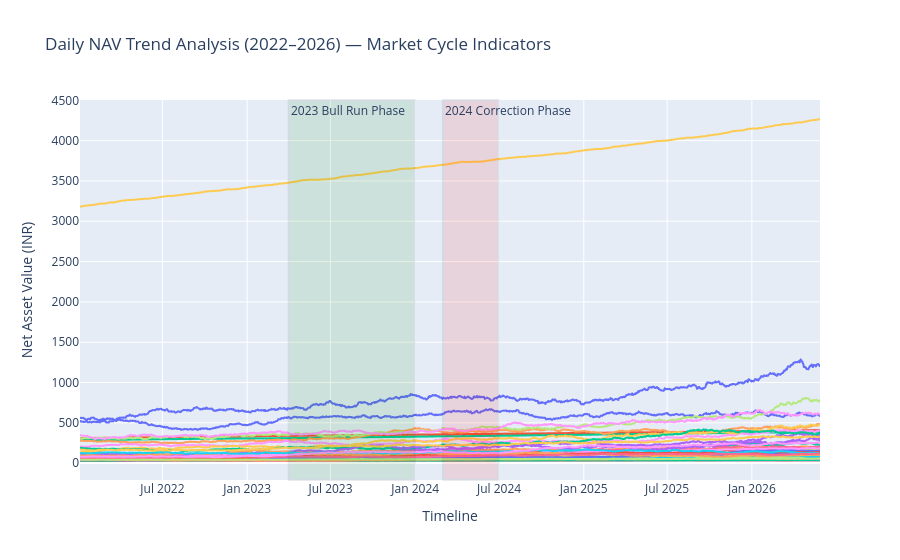

The notebook cell saved with this chart:
### Code cell
import os
import sqlite3
import pandas as pd
import plotly.express as px

# 1. Establish file directories
PROCESSED_DIR = "../data-processed"
CHARTS_DIR = "../reports/exported_charts"
os.makedirs(CHARTS_DIR, exist_ok=True)

if os.path.exists("bluestock_mf.db"):
    DB_PATH = "bluestock_mf.db"
else:
    DB_PATH = "../bluestock_mf.db"

# 2. Extract clean timelines straight from your processed files to bypass database 'None' records
nav_file_path = os.path.join(PROCESSED_DIR, "cleaned_nav_history.csv")
df_nav_source = pd.read_csv(nav_file_path)

# Connect to database to join with scheme name meta strings
conn = sqlite3.connect(DB_PATH)
df_funds = pd.read_sql("SELECT amfi_code, scheme_name FROM dim_fund;", conn)
conn.close()

# 3. Explicitly clean and map the dates from your file source
df_nav_source['date'] = pd.to_datetime(df_nav_source['date'], errors='coerce')
df_nav_trend = pd.merge(df_nav_source, df_funds, on='amfi_code')
df_nav_trend = df_nav_trend.dropna(subset=['date']).sort_values('date')

# 4. Generate the interactive Plotly line chart
fig = px.line(
    df_nav_trend, 
    x='date', 
    y='nav', 
    color='scheme_name',
    title="Daily NAV Trend Analysis (2022–2026) — Market Cycle Indicators",
    labels={'date': 'Timeline', 'nav': 'Net Asset Value (INR)'}
)

# Highlight 2023 Bull Run
fig.add_vrect(
    x0="2023-04-01", x1="2023-12-31", 
    fillcolor="green", opacity=0.1, 
    annotation_text="2023 Bull Run Phase", annotation_position="top left"
)

# Highlight 2024 Market Correction
fig.add_vrect(
    x0="2024-03-01", x1="2024-06-30", 
    fillcolor="red", opacity=0.1, 
    annotation_text="2024 Correction Phase", annotation_position="top left"
)

fig.update_layout(showlegend=False)
fig.show()

# Save interactive deliverable output to reports directory
fig.write_html(os.path.join(CHARTS_DIR, "01_nav_trend_analysis.html"))
print("Chart 1 timeline successfully populated and saved as HTML format indicator!")

### Figure 1 — Plotly figure (JSON) as saved in the notebook; plotly's stock layout.template omitted (floating-point values rounded to 4 significant figures; data arrays with more than 128 entries replaced by an {"elided": "..."} marker saying what was removed)
{"data": [{"hovertemplate": "scheme_name=HDFC Top 100 Fund - Regular Plan - Growth<br>Timeline=%{x}<br>Net Asset Value (INR)=%{y}<extra></extra>", "legendgroup": "HDFC Top 100 Fund - Regular Plan - Growth", "line": {"color": "#636efa", "dash": "solid"}, "marker": {"symbol": "circle"}, "mode": "lines", "name": "HDFC Top 100 Fund - Regular Plan - Growth", "showlegend": true, "type": "scattergl", "x": {"elided": "1150 str values"}, "xaxis": "x", "y": {"elided": "1150 float values"}, "yaxis": "y"}, {"hovertemplate": "scheme_name=ABSL Liquid Fund - Regular - Growth<br>Timeline=%{x}<br>Net Asset Value (INR)=%{y}<extra></extra>", "legendgroup": "ABSL Liquid Fund - Regular - Growth", "line": {"color": "#EF553B", "dash": "solid"}, "marker": {"symbol": "circle"}, "mode": "lines", "name": "ABSL Liquid Fund - Regular - Growth", "showlegend": true, "type": "scattergl", "x": {"elided": "1150 str values"}, "xaxis": "x", "y": {"elided": "1150 float values"}, "yaxis": "y"}, {"hovertemplate": "scheme_name=ICICI Pru Liquid Fund - Regular - Growth<br>Timeline=%{x}<br>Net Asset Value (INR)=%{y}<extra></extra>", "legendgroup": "ICICI Pru Liquid Fund - Regular - Growth", "line": {"color": "#00cc96", "dash": "solid"}, "marker": {"symbol": "circle"}, "mode": "lines", "name": "ICICI Pru Liquid Fund - Regular - Growth", "showlegend": true, "type": "scattergl", "x": {"elided": "1150 str values"}, "xaxis": "x", "y": {"elided": "1150 float values"}, "yaxis": "y"}, {"hovertemplate": "scheme_name=DSP Small Cap Fund - Regular - Growth<br>Timeline=%{x}<br>Net Asset Value (INR)=%{y}<extra></extra>", "legendgroup": "DSP Small Cap Fund - Regular - Growth", "line": {"color": "#ab63fa", "dash": "solid"}, "marker": {"symbol": "circle"}, "mode": "lines", "name": "DSP Small Cap Fund - Regular - Growth", "showlegend": true, "type": "scattergl", "x": {"elided": "1150 str values"}, "xaxis": "x", "y": {"elided": "1150 float values"}, "yaxis": "y"}, {"hovertemplate": "scheme_name=Kotak Bluechip Fund - Regular - Growth<br>Timeline=%{x}<br>Net Asset Value (INR)=%{y}<extra></extra>", "legendgroup": "Kotak Bluechip Fund - Regular - Growth", "line": {"color": "#FFA15A", "dash": "solid"}, "marker": {"symbol": "circle"}, "mode": "lines", "name": "Kotak Bluechip Fund - Regular - Growth", "showlegend": true, "type": "scattergl", "x": {"elided": "1150 str values"}, "xaxis": "x", "y": {"elided": "1150 float values"}, "yaxis": "y"}, {"hovertemplate": "scheme_name=Kotak Emerging Equity Fund - Regular - Growth<br>Timeline=%{x}<br>Net Asset Value (INR)=%{y}<extra></extra>", "legendgroup": "Kotak Emerging Equity Fund - Regular - Growth", "line": {"color": "#19d3f3", "dash": "solid"}, "marker": {"symbol": "circle"}, "mode": "lines", "name": "Kotak Emerging Equity Fund - Regular - Growth", "showlegend": true, "type": "scattergl", "x": {"elided": "1150 str values"}, "xaxis": "x", "y": {"elided": "1150 float values"}, "yaxis": "y"}, {"hovertemplate": "scheme_name=ABSL Small Cap Fund - Regular - Growth<br>Timeline=%{x}<br>Net Asset Value (INR)=%{y}<extra></extra>", "legendgroup": "ABSL Small Cap Fund - Regular - Growth", "line": {"color": "#FF6692", "dash": "solid"}, "marker": {"symbol": "circle"}, "mode": "lines", "name": "ABSL Small Cap Fund - Regular - Growth", "showlegend": true, "type": "scattergl", "x": {"elided": "1150 str values"}, "xaxis": "x", "y": {"elided": "1150 float values"}, "yaxis": "y"}, {"hovertemplate": "scheme_name=Kotak Flexicap Fund - Regular - Growth<br>Timeline=%{x}<br>Net Asset Value (INR)=%{y}<extra></extra>", "legendgroup": "Kotak Flexicap Fund - Regular - Growth", "line": {"color": "#B6E880", "dash": "solid"}, "marker": {"symbol": "circle"}, "mode": "lines", "name": "Kotak Flexicap Fund - Regular - Growth", "showlegend": true, "type": "scattergl", "x": {"elided": "1150 str values"}, "xaxis": "x", "y": {"elided": "1150 float values"}, "yaxis": "y"}, {"hovertemplate": "scheme_name=ICICI Pru Value Discovery Fund - Regular - Growth<br>Timeline=%{x}<br>Net Asset Value (INR)=%{y}<extra></extra>", "legendgroup": "ICICI Pru Value Discovery Fund - Regular - Growth", "line": {"color": "#FF97FF", "dash": "solid"}, "marker": {"symbol": "circle"}, "mode": "lines", "name": "ICICI Pru Value Discovery Fund - Regular - Growth", "showlegend": true, "type": "scattergl", "x": {"elided": "1150 str values"}, "xaxis": "x", "y": {"elided": "1150 float values"}, "yaxis": "y"}, {"hovertemplate": "scheme_name=Kotak Liquid Fund - Regular - Growth<br>Timeline=%{x}<br>Net Asset Value (INR)=%{y}<extra></extra>", "legendgroup": "Kotak Liquid Fund - Regular - Growth", "line": {"color": "#FECB52", "dash": "solid"}, "marker": {"symbol": "circle"}, "mode": "lines", "name": "Kotak Liquid Fund - Regular - Growth", "showlegend": true, "type": "scattergl", "x": {"elided": "1150 str values"}, "xaxis": "x", "y": {"elided": "1150 float values"}, "yaxis": "y"}, {"hovertemplate": "scheme_name=HDFC Top 100 Fund - Direct Plan - Growth<br>Timeline=%{x}<br>Net Asset Value (INR)=%{y}<extra></extra>", "legendgroup": "HDFC Top 100 Fund - Direct Plan - Growth", "line": {"color": "#636efa", "dash": "solid"}, "marker": {"symbol": "circle"}, "mode": "lines", "name": "HDFC Top 100 Fund - Direct Plan - Growth", "showlegend": true, "type": "scattergl", "x": {"elided": "1150 str values"}, "xaxis": "x", "y": {"elided": "1150 float values"}, "yaxis": "y"}, {"hovertemplate": "scheme_name=HDFC Mid-Cap Opportunities Fund - Direct - Growth<br>Timeline=%{x}<br>Net Asset Value (INR)=%{y}<extra></extra>", "legendgroup": "HDFC Mid-Cap Opportunities Fund - Direct - Growth", "line": {"color": "#EF553B", "dash": "solid"}, "marker": {"symbol": "circle"}, "mode": "lines", "name": "HDFC Mid-Cap Opportunities Fund - Direct - Growth", "showlegend": true, "type": "scattergl", "x": {"elided": "1150 str values"}, "xaxis": "x", "y": {"elided": "1150 float values"}, "yaxis": "y"}, {"hovertemplate": "scheme_name=Mirae Asset Large Cap Fund - Regular - Growth<br>Timeline=%{x}<br>Net Asset Value (INR)=%{y}<extra></extra>", "legendgroup": "Mirae Asset Large Cap Fund - Regular - Growth", "line": {"color": "#00cc96", "dash": "solid"}, "marker": {"symbol": "circle"}, "mode": "lines", "name": "Mirae Asset Large Cap Fund - Regular - Growth", "showlegend": true, "type": "scattergl", "x": {"elided": "1150 str values"}, "xaxis": "x", "y": {"elided": "1150 float values"}, "yaxis": "y"}, {"hovertemplate": "scheme_name=HDFC Mid-Cap Opportunities Fund - Regular - Growth<br>Timeline=%{x}<br>Net Asset Value (INR)=%{y}<extra></extra>", "legendgroup": "HDFC Mid-Cap Opportunities Fund - Regular - Growth", "line": {"color": "#ab63fa", "dash": "solid"}, "marker": {"symbol": "circle"}, "mode": "lines", "name": "HDFC Mid-Cap Opportunities Fund - Regular - Growth", "showlegend": true, "type": "scattergl", "x": {"elided": "1150 str values"}, "xaxis": "x", "y": {"elided": "1150 float values"}, "yaxis": "y"}, {"hovertemplate": "scheme_name=Mirae Asset Emerging Bluechip Fund - Regular - Growth<br>Timeline=%{x}<br>Net Asset Value (INR)=%{y}<extra></extra>", "legendgroup": "Mirae Asset Emerging Bluechip Fund - Regular - Growth", "line": {"color": "#FFA15A", "dash": "solid"}, "marker": {"symbol": "circle"}, "mode": "lines", "name": "Mirae Asset Emerging Bluechip Fund - Regular - Growth", "showlegend": true, "type": "scattergl", "x": {"elided": "1150 str values"}, "xaxis": "x", "y": {"elided": "1150 float values"}, "yaxis": "y"}, {"hovertemplate": "scheme_name=Mirae Asset Tax Saver Fund - Regular - Growth<br>Timeline=%{x}<br>Net Asset Value (INR)=%{y}<extra></extra>", "legendgroup": "Mirae Asset Tax Saver Fund - Regular - Growth", "line": {"color": "#19d3f3", "dash": "solid"}, "marker": {"symbol": "circle"}, "mode": "lines", "name": "Mirae Asset Tax Saver Fund - Regular - Growth", "showlegend": true, "type": "scattergl", "x": {"elided": "1150 str values"}, "xaxis": "x", "y": {"elided": "1150 float values"}, "yaxis": "y"}, {"hovertemplate": "scheme_name=HDFC Short Term Debt Fund - Regular - Growth<br>Timeline=%{x}<br>Net Asset Value (INR)=%{y}<extra></extra>", "legendgroup": "HDFC Short Term Debt Fund - Regular - Growth", "line": {"color": "#FF6692", "dash": "solid"}, "marker": {"symbol": "circle"}, "mode": "lines", "name": "HDFC Short Term Debt Fund - Regular - Growth", "showlegend": true, "type": "scattergl", "x": {"elided": "1150 str values"}, "xaxis": "x", "y": {"elided": "1150 float values"}, "yaxis": "y"}, {"hovertemplate": "scheme_name=ABSL Frontline Equity Fund - Regular - Growth<br>Timeline=%{x}<br>Net Asset Value (INR)=%{y}<extra></extra>", "legendgroup": "ABSL Frontline Equity Fund - Regular - Growth", "line": {"color": "#B6E880", "dash": "solid"}, "marker": {"symbol": "circle"}, "mode": "lines", "name": "ABSL Frontline Equity Fund - Regular - Growth", "showlegend": true, "type": "scattergl", "x": {"elided": "1150 str values"}, "xaxis": "x", "y": {"elided": "1150 float values"}, "yaxis": "y"}, {"hovertemplate": "scheme_name=DSP Top 100 Equity Fund - Regular - Growth<br>Timeline=%{x}<br>Net Asset Value (INR)=%{y}<extra></extra>", "legendgroup": "DSP Top 100 Equity Fund - Regular - Growth", "line": {"color": "#FF97FF", "dash": "solid"}, "marker": {"symbol": "circle"}, "mode": "lines", "name": "DSP Top 100 Equity Fund - Regular - Growth", "showlegend": true, "type": "scattergl", "x": {"elided": "1150 str values"}, "xaxis": "x", "y": {"elided": "1150 float values"}, "yaxis": "y"}, {"hovertemplate": "scheme_name=ICICI Pru Midcap Fund - Regular - Growth<br>Timeline=%{x}<br>Net Asset Value (INR)=%{y}<extra></extra>", "legendgroup": "ICICI Pru Midcap Fund - Regular - Growth", "line": {"color": "#FECB52", "dash": "solid"}, "marker": {"symbol": "circle"}, "mode": "lines", "name": "ICICI Pru Midcap Fund - Regular - Growth", "showlegend": true, "type": "scattergl", "x": {"elided": "1150 str values"}, "xaxis": "x", "y": {"elided": "1150 float values"}, "yaxis": "y"}, {"hovertemplate": "scheme_name=ICICI Pru Bluechip Fund - Direct - Growth<br>Timeline=%{x}<br>Net Asset Value (INR)=%{y}<extra></extra>", "legendgroup": "ICICI Pru Bluechip Fund - Direct - Growth", "line": {"color": "#636efa", "dash": "solid"}, "marker": {"symbol": "circle"}, "mode": "lines", "name": "ICICI Pru Bluechip Fund - Direct - Growth", "showlegend": true, "type": "scattergl", "x": {"elided": "1150 str values"}, "xaxis": "x", "y": {"elided": "1150 float values"}, "yaxis": "y"}, {"hovertemplate": "scheme_name=Nippon India Small Cap Fund - Regular - Growth<br>Timeline=%{x}<br>Net Asset Value (INR)=%{y}<extra></extra>", "legendgroup": "Nippon India Small Cap Fund - Regular - Growth", "line": {"color": "#EF553B", "dash": "solid"}, "marker": {"symbol": "circle"}, "mode": "lines", "name": "Nippon India Small Cap Fund - Regular - Growth", "showlegend": true, "type": "scattergl", "x": {"elided": "1150 str values"}, "xaxis": "x", "y": {"elided": "1150 float values"}, "yaxis": "y"}, {"hovertemplate": "scheme_name=Nippon India Gilt Securities Fund - Regular - Growth<br>Timeline=%{x}<br>Net Asset Value (INR)=%{y}<extra></extra>", "legendgroup": "Nippon India Gilt Securities Fund - Regular - Growth", "line": {"color": "#00cc96", "dash": "solid"}, "marker": {"symbol": "circle"}, "mode": "lines", "name": "Nippon India Gilt Securities Fund - Regular - Growth", "showlegend": true, "type": "scattergl", "x": {"elided": "1150 str values"}, "xaxis": "x", "y": {"elided": "1150 float values"}, "yaxis": "y"}, {"hovertemplate": "scheme_name=Axis Bluechip Fund - Regular - Growth<br>Timeline=%{x}<br>Net Asset Value (INR)=%{y}<extra></extra>", "legendgroup": "Axis Bluechip Fund - Regular - Growth", "line": {"color": "#ab63fa", "dash": "solid"}, "marker": {"symbol": "circle"}, "mode": "lines", "name": "Axis Bluechip Fund - Regular - Growth", "showlegend": true, "type": "scattergl", "x": {"elided": "1150 str values"}, "xaxis": "x", "y": {"elided": "1150 float values"}, "yaxis": "y"}, {"hovertemplate": "scheme_name=Axis Bluechip Fund - Direct - Growth<br>Timeline=%{x}<br>Net Asset Value (INR)=%{y}<extra></extra>", "legendgroup": "Axis Bluechip Fund - Direct - Growth", "line": {"color": "#FFA15A", "dash": "solid"}, "marker": {"symbol": "circle"}, "mode": "lines", "name": "Axis Bluechip Fund - Direct - Growth", "showlegend": true, "type": "scattergl", "x": {"elided": "1150 str values"}, "xaxis": "x", "y": {"elided": "1150 float values"}, "yaxis": "y"}, {"hovertemplate": "scheme_name=Nippon India Large Cap Fund - Direct - Growth<br>Timeline=%{x}<br>Net Asset Value (INR)=%{y}<extra></extra>", "legendgroup": "Nippon India Large Cap Fund - Direct - Growth", "line": {"color": "#19d3f3", "dash": "solid"}, "marker": {"symbol": "circle"}, "mode": "lines", "name": "Nippon India Large Cap Fund - Direct - Growth", "showlegend": true, "type": "scattergl", "x": {"elided": "1150 str values"}, "xaxis": "x", "y": {"elided": "1150 float values"}, "yaxis": "y"}, {"hovertemplate": "scheme_name=Axis Midcap Fund - Regular - Growth<br>Timeline=%{x}<br>Net Asset Value (INR)=%{y}<extra></extra>", "legendgroup": "Axis Midcap Fund - Regular - Growth", "line": {"color": "#FF6692", "dash": "solid"}, "marker": {"symbol": "circle"}, "mode": "lines", "name": "Axis Midcap Fund - Regular - Growth", "showlegend": true, "type": "scattergl", "x": {"elided": "1150 str values"}, "xaxis": "x", "y": {"elided": "1150 float values"}, "yaxis": "y"}, {"hovertemplate": "scheme_name=Axis Small Cap Fund - Regular - Growth<br>Timeline=%{x}<br>Net Asset Value (INR)=%{y}<extra></extra>", "legendgroup": "Axis Small Cap Fund - Regular - Growth", "line": {"color": "#B6E880", "dash": "solid"}, "marker": {"symbol": "circle"}, "mode": "lines", "name": "Axis Small Cap Fund - Regular - Growth", "showlegend": true, "type": "scattergl", "x": {"elided": "1150 str values"}, "xaxis": "x", "y": {"elided": "1150 float values"}, "yaxis": "y"}, {"hovertemplate": "scheme_name=UTI Nifty 50 Index Fund - Regular - Growth<br>Timeline=%{x}<br>Net Asset Value (INR)=%{y}<extra></extra>", "legendgroup": "UTI Nifty 50 Index Fund - Regular - Growth", "line": {"color": "#FF97FF", "dash": "solid"}, "marker": {"symbol": "circle"}, "mode": "lines", "name": "UTI Nifty 50 Index Fund - Regular - Growth", "showlegend": true, "type": "scattergl", "x": {"elided": "1150 str values"}, "xaxis": "x", "y": {"elided": "1150 float values"}, "yaxis": "y"}, {"hovertemplate": "scheme_name=Nippon India Large Cap Fund - Regular - Growth<br>Timeline=%{x}<br>Net Asset Value (INR)=%{y}<extra></extra>", "legendgroup": "Nippon India Large Cap Fund - Regular - Growth", "line": {"color": "#FECB52", "dash": "solid"}, "marker": {"symbol": "circle"}, "mode": "lines", "name": "Nippon India Large Cap Fund - Regular - Growth", "showlegend": true, "type": "scattergl", "x": {"elided": "1150 str values"}, "xaxis": "x", "y": {"elided": "1150 float values"}, "yaxis": "y"}, {"hovertemplate": "scheme_name=SBI Bluechip Fund - Regular Plan - Growth<br>Timeline=%{x}<br>Net Asset Value (INR)=%{y}<extra></extra>", "legendgroup": "SBI Bluechip Fund - Regular Plan - Growth", "line": {"color": "#636efa", "dash": "solid"}, "marker": {"symbol": "circle"}, "mode": "lines", "name": "SBI Bluechip Fund - Regular Plan - Growth", "showlegend": true, "type": "scattergl", "x": {"elided": "1150 str values"}, "xaxis": "x", "y": {"elided": "1150 float values"}, "yaxis": "y"}, {"hovertemplate": "scheme_name=SBI Bluechip Fund - Direct Plan - Growth<br>Timeline=%{x}<br>Net Asset Value (INR)=%{y}<extra></extra>", "legendgroup": "SBI Bluechip Fund - Direct Plan - Growth", "line": {"color": "#EF553B", "dash": "solid"}, "marker": {"symbol": "circle"}, "mode": "lines", "name": "SBI Bluechip Fund - Direct Plan - Growth", "showlegend": true, "type": "scattergl", "x": {"elided": "1150 str values"}, "xaxis": "x", "y": {"elided": "1150 float values"}, "yaxis": "y"}, {"hovertemplate": "scheme_name=UTI Flexi Cap Fund - Regular - Growth<br>Timeline=%{x}<br>Net Asset Value (INR)=%{y}<extra></extra>", "legendgroup": "UTI Flexi Cap Fund - Regular - Growth", "line": {"color": "#00cc96", "dash": "solid"}, "marker": {"symbol": "circle"}, "mode": "lines", "name": "UTI Flexi Cap Fund - Regular - Growth", "showlegend": true, "type": "scattergl", "x": {"elided": "1150 str values"}, "xaxis": "x", "y": {"elided": "1150 float values"}, "yaxis": "y"}, {"hovertemplate": "scheme_name=SBI Small Cap Fund - Regular Plan - Growth<br>Timeline=%{x}<br>Net Asset Value (INR)=%{y}<extra></extra>", "legendgroup": "SBI Small Cap Fund - Regular Plan - Growth", "line": {"color": "#ab63fa", "dash": "solid"}, "marker": {"symbol": "circle"}, "mode": "lines", "name": "SBI Small Cap Fund - Regular Plan - Growth", "showlegend": true, "type": "scattergl", "x": {"elided": "1150 str values"}, "xaxis": "x", "y": {"elided": "1150 float values"}, "yaxis": "y"}, {"hovertemplate": "scheme_name=SBI Small Cap Fund - Direct Plan - Growth<br>Timeline=%{x}<br>Net Asset Value (INR)=%{y}<extra></extra>", "legendgroup": "SBI Small Cap Fund - Direct Plan - Growth", "line": {"color": "#FFA15A", "dash": "solid"}, "marker": {"symbol": "circle"}, "mode": "lines", "name": "SBI Small Cap Fund - Direct Plan - Growth", "showlegend": true, "type": "scattergl", "x": {"elided": "1150 str values"}, "xaxis": "x", "y": {"elided": "1150 float values"}, "yaxis": "y"}, {"hovertemplate": "scheme_name=UTI Mid Cap Fund - Regular - Growth<br>Timeline=%{x}<br>Net Asset Value (INR)=%{y}<extra></extra>", "legendgroup": "UTI Mid Cap Fund - Regular - Growth", "line": {"color": "#19d3f3", "dash": "solid"}, "marker": {"symbol": "circle"}, "mode": "lines", "name": "UTI Mid Cap Fund - Regular - Growth", "showlegend": true, "type": "scattergl", "x": {"elided": "1150 str values"}, "xaxis": "x", "y": {"elided": "1150 float values"}, "yaxis": "y"}, {"hovertemplate": "scheme_name=ICICI Pru Bluechip Fund - Regular - Growth<br>Timeline=%{x}<br>Net Asset Value (INR)=%{y}<extra></extra>", "legendgroup": "ICICI Pru Bluechip Fund - Regular - Growth", "line": {"color": "#FF6692", "dash": "solid"}, "marker": {"symbol": "circle"}, "mode": "lines", "name": "ICICI Pru Bluechip Fund - Regular - Growth", "showlegend": true, "type": "scattergl", "x": {"elided": "1150 str values"}, "xaxis": "x", "y": {"elided": "1150 float values"}, "yaxis": "y"}, {"hovertemplate": "scheme_name=SBI Magnum Gilt Fund - Regular Plan - Growth<br>Timeline=%{x}<br>Net Asset Value (INR)=%{y}<extra></extra>", "legendgroup": "SBI Magnum Gilt Fund - Regular Plan - Growth", "line": {"color": "#B6E880", "dash": "solid"}, "marker": {"symbol": "circle"}, "mode": "lines", "name": "SBI Magnum Gilt Fund - Regular Plan - Growth", "showlegend": true, "type": "scattergl", "x": {"elided": "1150 str values"}, "xaxis": "x", "y": {"elided": "1150 float values"}, "yaxis": "y"}, {"hovertemplate": "scheme_name=DSP Midcap Fund - Regular - Growth<br>Timeline=%{x}<br>Net Asset Value (INR)=%{y}<extra></extra>", "legendgroup": "DSP Midcap Fund - Regular - Growth", "line": {"color": "#FF97FF", "dash": "solid"}, "marker": {"symbol": "circle"}, "mode": "lines", "name": "DSP Midcap Fund - Regular - Growth", "showlegend": true, "type": "scattergl", "x": {"elided": "1150 str values"}, "xaxis": "x", "y": {"elided": "1150 float values"}, "yaxis": "y"}, {"hovertemplate": "scheme_name=Nippon India ETF Nifty 50 BeES<br>Timeline=%{x}<br>Net Asset Value (INR)=%{y}<extra></extra>", "legendgroup": "Nippon India ETF Nifty 50 BeES", "line": {"color": "#FECB52", "dash": "solid"}, "marker": {"symbol": "circle"}, "mode": "lines", "name": "Nippon India ETF Nifty 50 BeES", "showlegend": true, "type": "scattergl", "x": {"elided": "1150 str values"}, "xaxis": "x", "y": {"elided": "1150 float values"}, "yaxis": "y"}], "layout": {"annotations": [{"showarrow": false, "text": "2023 Bull Run Phase", "x": "2023-04-01", "xanchor": "left", "xref": "x", "y": 1, "yanchor": "top", "yref": "y domain"}, {"showarrow": false, "text": "2024 Correction Phase", "x": "2024-03-01", "xanchor": "left", "xref": "x", "y": 1, "yanchor": "top", "yref": "y domain"}], "legend": {"title": {"text": "scheme_name"}, "tracegroupgap": 0}, "shapes": [{"fillcolor": "green", "opacity": 0.1, "type": "rect", "x0": "2023-04-01", "x1": "2023-12-31", "xref": "x", "y0": 0, "y1": 1, "yref": "y domain"}, {"fillcolor": "red", "opacity": 0.1, "type": "rect", "x0": "2024-03-01", "x1": "2024-06-30", "xref": "x", "y0": 0, "y1": 1, "yref": "y domain"}], "showlegend": false, "title": {"text": "Daily NAV Trend Analysis (2022–2026) — Market Cycle Indicators"}, "xaxis": {"anchor": "y", "domain": [0, 1], "title": {"text": "Timeline"}}, "yaxis": {"anchor": "x", "domain": [0, 1], "title": {"text": "Net Asset Value (INR)"}}}}
